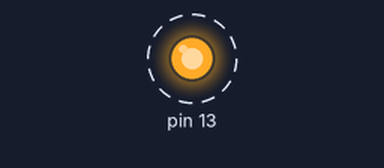
The sketch below on a simulated Arduino Uno, built with avr-gcc and run on an emulated ATmega328P. Shown: output pins drawn as LEDs (lit = HIGH). Dashed ring = blinking.

Above: at 0.5 s.
Timing chart, 0 to 4.6 s (numbered marks = the images above):
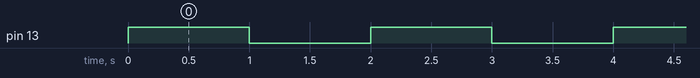

Measured:
- by itself, pin 13: alternates HIGH for 1.0 s and LOW for 1.0 s

The sketch:

blink.ino
```cpp
int dt=1000;
void setup() {
  // put your setup code here, to run once:
pinMode(13,OUTPUT);
}

void loop() {
  // put your main code here, to run repeatedly:
digitalWrite(13,HIGH);
delay(dt);
digitalWrite(13,LOW);
delay(dt);

}
```
